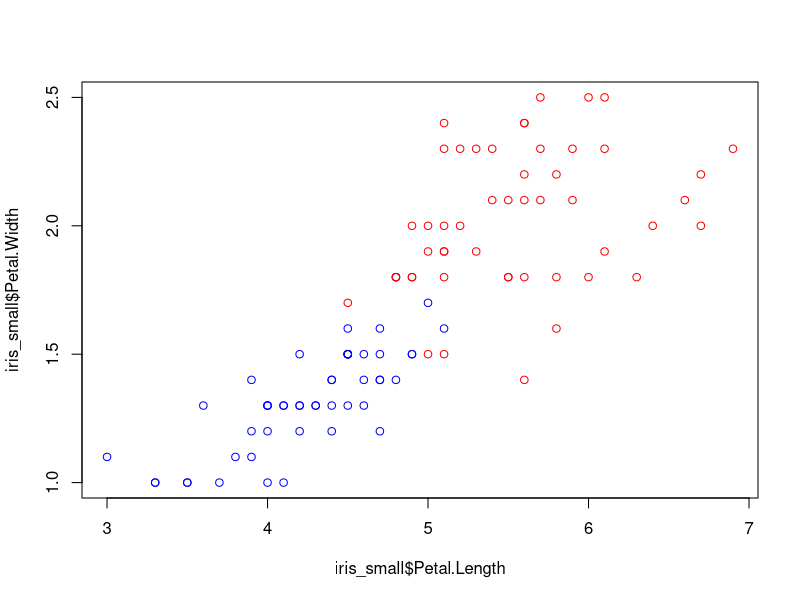

The R script that drew this image:
library(datasets)

iris_data = iris

iris_small = iris_data[iris_data$Species %in% c("versicolor", "virginica"), ]

glm_out = glm(
  Species ~ Petal.Length + Petal.Width,
  data = iris_small,
  family = binomial
)

color = ifelse(iris_small$Species == "versicolor", "blue", "red")

png(filename = './15th-class/chart/flower.png')

plot(iris_small$Petal.Length, iris_small$Petal.Width, col=color)

dev.off()

